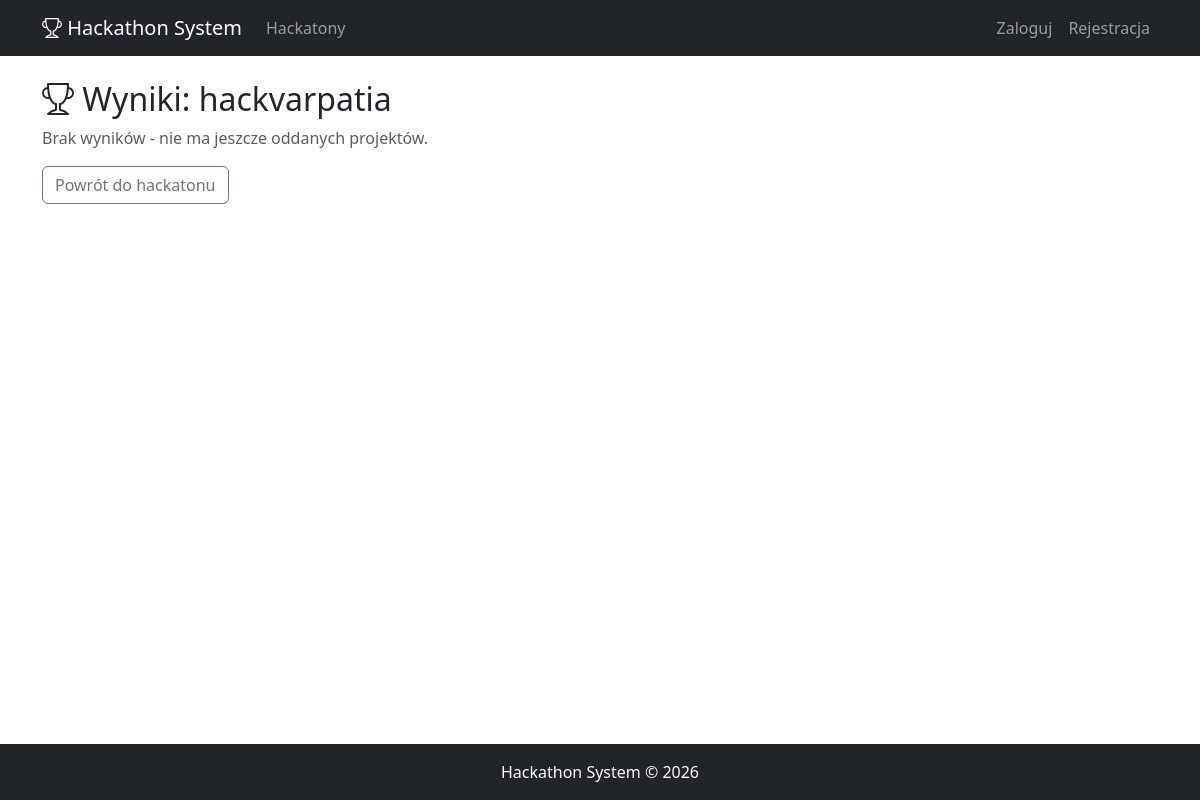
Page /judging/results/1/ on the earlier database version.
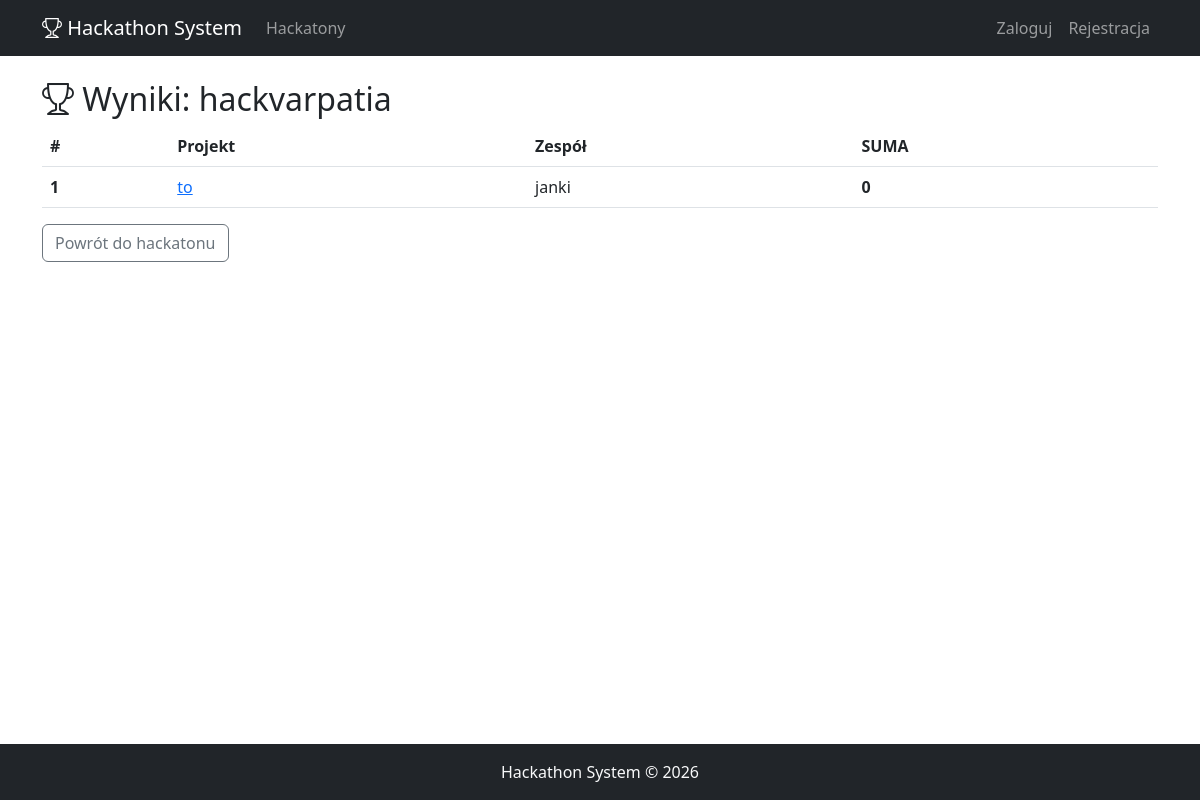
Same page on the later database version.
### projects/models.py (models this page shows, shortened)
class Project(models.Model):
    STATUS_CHOICES = [
        ('draft', 'Szkic'),
        ('submitted', 'Oddany'),
    ]
    team = models.OneToOneField(Team, on_delete=models.CASCADE, related_name='project')
    title = models.CharField(max_length=300, verbose_name='Tytuł')
    description = models.TextField(verbose_name='Opis projektu')
    technologies = models.CharField(max_length=500, verbose_name='Użyte technologie')
    repo_url = models.URLField(blank=True, verbose_name='Link do repozytorium')
    demo_url = models.URLField(blank=True, verbose_name='Link do demo')
    status = models.CharField(max_length=20, choices=STATUS_CHOICES, default='draft')
    submitted_at = models.DateTimeField(auto_now=True)

### teams/models.py (models this page shows, shortened)
class Team(models.Model):
    name = models.CharField(max_length=200, verbose_name='Nazwa zespołu')
    hackathon = models.ForeignKey(Hackathon, on_delete=models.CASCADE, related_name='teams')
    captain = models.ForeignKey(User, on_delete=models.CASCADE, related_name='captained_teams')
    description = models.TextField(blank=True, verbose_name='Opis')
    created_at = models.DateTimeField(auto_now_add=True)
    class Meta:
        unique_together = ['name', 'hackathon']

### judging/views.py (the view, shortened to what this page needs)
# urls.py: path('results/<int:hackathon_pk>/', views.results, name='results'),
def results(request, hackathon_pk):
    hackathon = get_object_or_404(Hackathon, pk=hackathon_pk)
    criteria = hackathon.criteria.all()
    projects = Project.objects.filter(
        team__hackathon=hackathon, status='submitted'
    ).select_related('team')
    rankings = []
    for project in projects:
        scores = Score.objects.filter(project=project)
        total = 0
        details = []
        rankings.append({
            'project': project,
            'total': round(total, 2),
            'details': details,
        })
    rankings.sort(key=lambda x: x['total'], reverse=True)
    return render(request, 'judging/results.html', {
        'hackathon': hackathon,
        'rankings': rankings,
        'criteria': criteria,
    })

### judging/templates/judging/results.html (shortened to what this page needs)
{% extends 'base.html' %}
{% block content %}
<h2><i class="bi bi-trophy"></i> Wyniki: {{ hackathon.name }}</h2>
{% if rankings %}
    <table class="table table-hover">
        <thead>
            <tr>
                <th>#</th>
                <th>Projekt</th>
                <th>Zespół</th>
                <th><strong>SUMA</strong></th>
            </tr>
        </thead>
        <tbody>
            {% for r in rankings %}
                <tr class="{% if forloop.counter == 1 %}ranking-1{% elif forloop.counter == 2 %}ranking-2{% elif forloop.counter == 3 %}ranking-3{% endif %}">
                    <td><strong>{{ forloop.counter }}</strong></td>
                    <td><a href="{% url 'projects:detail' r.project.pk %}">{{ r.project.title }}</a></td>
                    <td>{{ r.project.team.name }}</td>
                    <td><strong>{{ r.total }}</strong></td>
                </tr>
            {% endfor %}
        </tbody>
    </table>
{% else %}
    <p class="text-muted">Brak wyników - nie ma jeszcze oddanych projektów.</p>
{% endif %}
<a href="{% url 'hackathon:detail' hackathon.pk %}" class="btn btn-outline-secondary">Powrót do hackatonu</a>
{% endblock %}

Differences in the rows shown:
added Project: project "to", project.team.name "janki", total "0"
Other differences:
text no longer shown: "Brak wyników - nie ma jeszcze oddanych projektów."
text now shown: "# Projekt Zespół SUMA"
